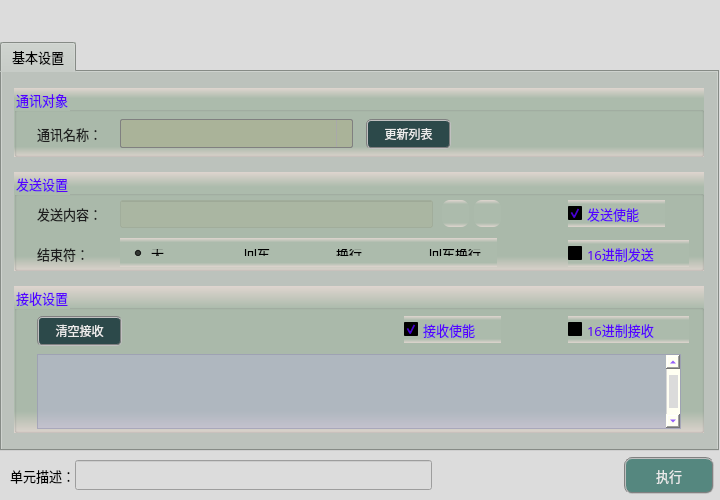
<?xml version="1.0" encoding="UTF-8"?>
<ui version="4.0">
 <class>frmSerialPortClass</class>
 <widget class="QDialog" name="frmSerialPortClass">
  <property name="geometry">
   <rect>
    <x>0</x>
    <y>0</y>
    <width>720</width>
    <height>500</height>
   </rect>
  </property>
  <property name="sizePolicy">
   <sizepolicy hsizetype="Fixed" vsizetype="Fixed">
    <horstretch>0</horstretch>
    <verstretch>0</verstretch>
   </sizepolicy>
  </property>
  <property name="minimumSize">
   <size>
    <width>720</width>
    <height>500</height>
   </size>
  </property>
  <property name="maximumSize">
   <size>
    <width>720</width>
    <height>500</height>
   </size>
  </property>
  <property name="windowTitle">
   <string>串口通信</string>
  </property>
  <property name="styleSheet">
   <string notr="true">background-color: rgb(220, 220, 220);</string>
  </property>
  <layout class="QGridLayout" name="gridLayout">
   <property name="leftMargin">
    <number>0</number>
   </property>
   <property name="topMargin">
    <number>0</number>
   </property>
   <property name="rightMargin">
    <number>0</number>
   </property>
   <property name="bottomMargin">
    <number>0</number>
   </property>
   <property name="spacing">
    <number>1</number>
   </property>
   <item row="2" column="0">
    <spacer name="verticalSpacer_4">
     <property name="orientation">
      <enum>Qt::Vertical</enum>
     </property>
     <property name="sizeType">
      <enum>QSizePolicy::Fixed</enum>
     </property>
     <property name="sizeHint" stdset="0">
      <size>
       <width>20</width>
       <height>5</height>
      </size>
     </property>
    </spacer>
   </item>
   <item row="3" column="0" colspan="2">
    <layout class="QHBoxLayout" name="horizontalLayout">
     <property name="spacing">
      <number>0</number>
     </property>
     <property name="bottomMargin">
      <number>6</number>
     </property>
     <item>
      <spacer name="horizontalSpacer">
       <property name="orientation">
        <enum>Qt::Horizontal</enum>
       </property>
       <property name="sizeType">
        <enum>QSizePolicy::Fixed</enum>
       </property>
       <property name="sizeHint" stdset="0">
        <size>
         <width>10</width>
         <height>20</height>
        </size>
       </property>
      </spacer>
     </item>
     <item>
      <widget class="QLabel" name="label_3">
       <property name="sizePolicy">
        <sizepolicy hsizetype="Fixed" vsizetype="Fixed">
         <horstretch>0</horstretch>
         <verstretch>0</verstretch>
        </sizepolicy>
       </property>
       <property name="maximumSize">
        <size>
         <width>83</width>
         <height>25</height>
        </size>
       </property>
       <property name="font">
        <font>
         <family>微软雅黑</family>
         <pointsize>10</pointsize>
        </font>
       </property>
       <property name="styleSheet">
        <string notr="true">background-color: rgba(255, 255, 255, 0);</string>
       </property>
       <property name="text">
        <string>单元描述：</string>
       </property>
      </widget>
     </item>
     <item>
      <widget class="QLineEdit" name="txtDescribe">
       <property name="sizePolicy">
        <sizepolicy hsizetype="Fixed" vsizetype="Fixed">
         <horstretch>0</horstretch>
         <verstretch>0</verstretch>
        </sizepolicy>
       </property>
       <property name="minimumSize">
        <size>
         <width>357</width>
         <height>30</height>
        </size>
       </property>
       <property name="maximumSize">
        <size>
         <width>16777215</width>
         <height>30</height>
        </size>
       </property>
       <property name="font">
        <font>
         <family>微软雅黑</family>
         <pointsize>10</pointsize>
        </font>
       </property>
      </widget>
     </item>
     <item>
      <spacer name="horizontalSpacer_8">
       <property name="orientation">
        <enum>Qt::Horizontal</enum>
       </property>
       <property name="sizeHint" stdset="0">
        <size>
         <width>40</width>
         <height>20</height>
        </size>
       </property>
      </spacer>
     </item>
     <item>
      <widget class="QPushButton" name="btnExecute">
       <property name="minimumSize">
        <size>
         <width>90</width>
         <height>37</height>
        </size>
       </property>
       <property name="font">
        <font>
         <family>微软雅黑</family>
         <pointsize>10</pointsize>
        </font>
       </property>
       <property name="styleSheet">
        <string notr="true">QWidget{ background-color: rgb(85, 135, 127);}
QWidget{ color: rgb(235, 235, 235);}
QWidget{ border: 2px groove gray;border-radius: 8px;padding: 2px 4px;}
QPushButton:hover{ background-color: rgb(85, 155, 127);}
QPushButton:pressed{background-color: rgb(85, 175, 127);}</string>
       </property>
       <property name="text">
        <string>执行</string>
       </property>
      </widget>
     </item>
     <item>
      <spacer name="horizontalSpacer_2">
       <property name="orientation">
        <enum>Qt::Horizontal</enum>
       </property>
       <property name="sizeType">
        <enum>QSizePolicy::Fixed</enum>
       </property>
       <property name="sizeHint" stdset="0">
        <size>
         <width>6</width>
         <height>20</height>
        </size>
       </property>
      </spacer>
     </item>
    </layout>
   </item>
   <item row="0" column="0">
    <spacer name="verticalSpacer_2">
     <property name="orientation">
      <enum>Qt::Vertical</enum>
     </property>
     <property name="sizeType">
      <enum>QSizePolicy::Fixed</enum>
     </property>
     <property name="sizeHint" stdset="0">
      <size>
       <width>20</width>
       <height>42</height>
      </size>
     </property>
    </spacer>
   </item>
   <item row="1" column="0">
    <widget class="QTabWidget" name="tabWidget">
     <property name="sizePolicy">
      <sizepolicy hsizetype="Expanding" vsizetype="Expanding">
       <horstretch>0</horstretch>
       <verstretch>0</verstretch>
      </sizepolicy>
     </property>
     <property name="minimumSize">
      <size>
       <width>0</width>
       <height>0</height>
      </size>
     </property>
     <property name="maximumSize">
      <size>
       <width>16777215</width>
       <height>16777215</height>
      </size>
     </property>
     <property name="font">
      <font>
       <family>微软雅黑</family>
       <pointsize>10</pointsize>
      </font>
     </property>
     <property name="styleSheet">
      <string notr="true">background-color: #bcc2bc;</string>
     </property>
     <property name="currentIndex">
      <number>0</number>
     </property>
     <widget class="QWidget" name="tab">
      <attribute name="title">
       <string>基本设置</string>
      </attribute>
      <widget class="QGroupBox" name="groupC">
       <property name="geometry">
        <rect>
         <x>12</x>
         <y>16</y>
         <width>690</width>
         <height>69</height>
        </rect>
       </property>
       <property name="font">
        <font>
         <family>微软雅黑</family>
         <pointsize>10</pointsize>
        </font>
       </property>
       <property name="styleSheet">
        <string notr="true">background-color: qlineargradient(x1:0, y1:0, x2:0, y2:1, stop:0 #dfd5cf, stop: 0.15 #acbbac, stop: 0.85 #acbbac,stop:1 #dfd5cf);
color: rgb(85, 0, 255);</string>
       </property>
       <property name="title">
        <string>通讯对象</string>
       </property>
       <widget class="QLabel" name="lblMsg">
        <property name="geometry">
         <rect>
          <x>268</x>
          <y>37</y>
          <width>299</width>
          <height>19</height>
         </rect>
        </property>
        <property name="font">
         <font>
          <family>微软雅黑</family>
          <pointsize>10</pointsize>
         </font>
        </property>
        <property name="styleSheet">
         <string notr="true">color: rgb(85, 85, 127);
background-color: rgba(0, 0, 0, 0);</string>
        </property>
        <property name="text">
         <string/>
        </property>
       </widget>
       <widget class="QLabel" name="label_8">
        <property name="geometry">
         <rect>
          <x>23</x>
          <y>36</y>
          <width>83</width>
          <height>19</height>
         </rect>
        </property>
        <property name="font">
         <font>
          <family>微软雅黑</family>
          <pointsize>10</pointsize>
         </font>
        </property>
        <property name="styleSheet">
         <string notr="true">color: rgb(30, 30, 30);
background-color: rgba(0, 0, 0, 0);</string>
        </property>
        <property name="text">
         <string>通讯名称：</string>
        </property>
       </widget>
       <widget class="QComboBox" name="comboCommName">
        <property name="geometry">
         <rect>
          <x>106</x>
          <y>31</y>
          <width>233</width>
          <height>29</height>
         </rect>
        </property>
        <property name="font">
         <font>
          <family>微软雅黑</family>
          <pointsize>10</pointsize>
         </font>
        </property>
        <property name="styleSheet">
         <string notr="true">QComboBox {
    border: 1px solid gray;
    border-radius: 2px;    
    color: rgb(0, 0, 200);
	background-color: rgba(170, 170, 127,100);
}
QComboBox::drop-down {
    subcontrol-origin: padding;
    subcontrol-position: top right;
    width: 15px; 
    border-left-width: 1px;
    border-left-color: darkgray;
    border-left-style: solid;
    border-top-right-radius: 3px;
    border-bottom-right-radius: 3px;
}

QComboBox::down-arrow {
    image: url(:/resource/down.png);
} 
QComboBox::down-arrow:on {
    top: 1px;
    left: 1px;
}</string>
        </property>
       </widget>
       <widget class="QPushButton" name="btnUpdata">
        <property name="geometry">
         <rect>
          <x>352</x>
          <y>31</y>
          <width>85</width>
          <height>30</height>
         </rect>
        </property>
        <property name="sizePolicy">
         <sizepolicy hsizetype="Fixed" vsizetype="Fixed">
          <horstretch>0</horstretch>
          <verstretch>0</verstretch>
         </sizepolicy>
        </property>
        <property name="minimumSize">
         <size>
          <width>60</width>
          <height>30</height>
         </size>
        </property>
        <property name="font">
         <font>
          <family>微软雅黑</family>
          <pointsize>9</pointsize>
         </font>
        </property>
        <property name="styleSheet">
         <string notr="true">QWidget{ background-color: rgba(9, 42, 47, 200);}
QWidget{ color: rgb(235, 235, 235);}
QWidget{ border: 2px groove gray;border-radius: 5px;padding: 2px 4px;}
QPushButton:hover{ background-color: rgb(9, 62, 52);}
QPushButton:pressed{background-color: rgb(9, 82, 72);}</string>
        </property>
        <property name="text">
         <string>更新列表</string>
        </property>
       </widget>
      </widget>
      <widget class="QGroupBox" name="groupC2">
       <property name="geometry">
        <rect>
         <x>12</x>
         <y>100</y>
         <width>690</width>
         <height>99</height>
        </rect>
       </property>
       <property name="font">
        <font>
         <family>微软雅黑</family>
         <pointsize>10</pointsize>
        </font>
       </property>
       <property name="styleSheet">
        <string notr="true">background-color: qlineargradient(x1:0, y1:0, x2:0, y2:1, stop:0 #dfd5cf, stop: 0.15 #acbbac, stop: 0.85 #acbbac,stop:1 #dfd5cf);
color: rgb(85, 0, 255);</string>
       </property>
       <property name="title">
        <string>发送设置</string>
       </property>
       <widget class="QPushButton" name="btnDelLinkContent">
        <property name="geometry">
         <rect>
          <x>460</x>
          <y>28</y>
          <width>27</width>
          <height>27</height>
         </rect>
        </property>
        <property name="toolTip">
         <string>删除发送内容链接</string>
        </property>
        <property name="styleSheet">
         <string notr="true">QWidget{ border:none;border-radius: 8px;padding: 2px 4px;}
QPushButton:hover{ background-color: rgba(226, 142, 162, 100);}
QPushButton:pressed{background-color: rgba(226, 172, 162, 200);}</string>
        </property>
        <property name="text">
         <string/>
        </property>
        <property name="icon">
         <iconset resource="sub_res.qrc">
          <normaloff>:/resource/del_link.png</normaloff>:/resource/del_link.png</iconset>
        </property>
        <property name="iconSize">
         <size>
          <width>27</width>
          <height>27</height>
         </size>
        </property>
       </widget>
       <widget class="QPushButton" name="btnLinkContent">
        <property name="geometry">
         <rect>
          <x>428</x>
          <y>28</y>
          <width>27</width>
          <height>27</height>
         </rect>
        </property>
        <property name="toolTip">
         <string>链接发送内容</string>
        </property>
        <property name="styleSheet">
         <string notr="true">QWidget{ border:none;border-radius: 8px;padding: 2px 4px;}
QPushButton:hover{ background-color: rgba(85, 150, 127, 100);}
QPushButton:pressed{background-color: rgba(85, 180, 127, 160);}</string>
        </property>
        <property name="text">
         <string/>
        </property>
        <property name="icon">
         <iconset resource="sub_res.qrc">
          <normaloff>:/resource/link.png</normaloff>:/resource/link.png</iconset>
        </property>
        <property name="iconSize">
         <size>
          <width>27</width>
          <height>27</height>
         </size>
        </property>
       </widget>
       <widget class="QLabel" name="label_4">
        <property name="geometry">
         <rect>
          <x>23</x>
          <y>32</y>
          <width>81</width>
          <height>19</height>
         </rect>
        </property>
        <property name="font">
         <font>
          <family>微软雅黑</family>
          <pointsize>10</pointsize>
         </font>
        </property>
        <property name="styleSheet">
         <string notr="true">color: rgb(30, 30, 30);
background-color: rgba(0, 0, 0, 0);</string>
        </property>
        <property name="text">
         <string>发送内容：</string>
        </property>
       </widget>
       <widget class="QLineEdit" name="txtLinkContent">
        <property name="geometry">
         <rect>
          <x>106</x>
          <y>28</y>
          <width>313</width>
          <height>28</height>
         </rect>
        </property>
        <property name="font">
         <font>
          <family>微软雅黑</family>
          <pointsize>10</pointsize>
         </font>
        </property>
        <property name="toolTip">
         <string>全局变量QString类型</string>
        </property>
        <property name="styleSheet">
         <string notr="true">color: rgb(0, 0, 200);
background-color: rgba(170, 170, 127,50);</string>
        </property>
        <property name="alignment">
         <set>Qt::AlignCenter</set>
        </property>
        <property name="readOnly">
         <bool>true</bool>
        </property>
       </widget>
       <widget class="QCheckBox" name="chkComHexSend">
        <property name="geometry">
         <rect>
          <x>554</x>
          <y>68</y>
          <width>121</width>
          <height>27</height>
         </rect>
        </property>
        <property name="sizePolicy">
         <sizepolicy hsizetype="Fixed" vsizetype="Fixed">
          <horstretch>0</horstretch>
          <verstretch>0</verstretch>
         </sizepolicy>
        </property>
        <property name="font">
         <font>
          <family>微软雅黑</family>
          <pointsize>10</pointsize>
         </font>
        </property>
        <property name="styleSheet">
         <string notr="true">QCheckBox{
    color: rgb(30, 30, 30);
	border-style: flat;
	background: transparent;
}
QCheckBox::indicator {
    width: 17px;
    height: 17px;    
}
QCheckBox::indicator::unchecked {
    image: url(:/resource/untick.png);
}
QCheckBox::indicator::checked {
    image: url(:/resource/tick.png);
};</string>
        </property>
        <property name="text">
         <string>16进制发送</string>
        </property>
        <property name="iconSize">
         <size>
          <width>22</width>
          <height>22</height>
         </size>
        </property>
       </widget>
       <widget class="QLabel" name="label_5">
        <property name="geometry">
         <rect>
          <x>23</x>
          <y>72</y>
          <width>81</width>
          <height>19</height>
         </rect>
        </property>
        <property name="font">
         <font>
          <family>微软雅黑</family>
          <pointsize>10</pointsize>
         </font>
        </property>
        <property name="styleSheet">
         <string notr="true">color: rgb(30, 30, 30);
background-color: rgba(0, 0, 0, 0);</string>
        </property>
        <property name="text">
         <string>结束符：</string>
        </property>
       </widget>
       <widget class="QWidget" name="horizontalLayoutWidget">
        <property name="geometry">
         <rect>
          <x>106</x>
          <y>66</y>
          <width>377</width>
          <height>29</height>
         </rect>
        </property>
        <layout class="QHBoxLayout" name="horizontalLayout_2">
         <property name="spacing">
          <number>22</number>
         </property>
         <item>
          <widget class="QRadioButton" name="radioEndNull">
           <property name="font">
            <font>
             <family>微软雅黑</family>
             <pointsize>10</pointsize>
            </font>
           </property>
           <property name="styleSheet">
            <string notr="true">background: transparent;
color: rgb(0, 0, 0);</string>
           </property>
           <property name="text">
            <string>无</string>
           </property>
           <property name="checked">
            <bool>true</bool>
           </property>
          </widget>
         </item>
         <item>
          <widget class="QRadioButton" name="radioEndEnter">
           <property name="font">
            <font>
             <family>微软雅黑</family>
             <pointsize>10</pointsize>
            </font>
           </property>
           <property name="styleSheet">
            <string notr="true">background: transparent;
color: rgb(0, 0, 0);</string>
           </property>
           <property name="text">
            <string>回车</string>
           </property>
          </widget>
         </item>
         <item>
          <widget class="QRadioButton" name="radioEndNewline">
           <property name="font">
            <font>
             <family>微软雅黑</family>
             <pointsize>10</pointsize>
            </font>
           </property>
           <property name="styleSheet">
            <string notr="true">background: transparent;
color: rgb(0, 0, 0);</string>
           </property>
           <property name="text">
            <string>换行</string>
           </property>
          </widget>
         </item>
         <item>
          <widget class="QRadioButton" name="radioEndEnterNewline">
           <property name="font">
            <font>
             <family>微软雅黑</family>
             <pointsize>10</pointsize>
            </font>
           </property>
           <property name="styleSheet">
            <string notr="true">background: transparent;
color: rgb(0, 0, 0);</string>
           </property>
           <property name="text">
            <string>回车换行</string>
           </property>
          </widget>
         </item>
        </layout>
       </widget>
       <widget class="QCheckBox" name="chkSendEnable">
        <property name="geometry">
         <rect>
          <x>554</x>
          <y>28</y>
          <width>97</width>
          <height>27</height>
         </rect>
        </property>
        <property name="sizePolicy">
         <sizepolicy hsizetype="Fixed" vsizetype="Fixed">
          <horstretch>0</horstretch>
          <verstretch>0</verstretch>
         </sizepolicy>
        </property>
        <property name="font">
         <font>
          <family>微软雅黑</family>
          <pointsize>10</pointsize>
         </font>
        </property>
        <property name="styleSheet">
         <string notr="true">QCheckBox{
    color: rgb(30, 30, 30);
	border-style: flat;
	background: transparent;
}
QCheckBox::indicator {
    width: 17px;
    height: 17px;    
}
QCheckBox::indicator::unchecked {
    image: url(:/resource/untick.png);
}
QCheckBox::indicator::checked {
    image: url(:/resource/tick.png);
};</string>
        </property>
        <property name="text">
         <string>发送使能</string>
        </property>
        <property name="iconSize">
         <size>
          <width>22</width>
          <height>22</height>
         </size>
        </property>
        <property name="checked">
         <bool>true</bool>
        </property>
       </widget>
      </widget>
      <widget class="QGroupBox" name="groupC3">
       <property name="geometry">
        <rect>
         <x>12</x>
         <y>214</y>
         <width>690</width>
         <height>147</height>
        </rect>
       </property>
       <property name="font">
        <font>
         <family>微软雅黑</family>
         <pointsize>10</pointsize>
        </font>
       </property>
       <property name="styleSheet">
        <string notr="true">background-color: qlineargradient(x1:0, y1:0, x2:0, y2:1, stop:0 #dfd5cf, stop: 0.15 #acbbac, stop: 0.85 #acbbac,stop:1 #dfd5cf);
color: rgb(85, 0, 255);</string>
       </property>
       <property name="title">
        <string>接收设置</string>
       </property>
       <widget class="QCheckBox" name="chkComHexReceive">
        <property name="geometry">
         <rect>
          <x>554</x>
          <y>30</y>
          <width>121</width>
          <height>27</height>
         </rect>
        </property>
        <property name="sizePolicy">
         <sizepolicy hsizetype="Fixed" vsizetype="Fixed">
          <horstretch>0</horstretch>
          <verstretch>0</verstretch>
         </sizepolicy>
        </property>
        <property name="font">
         <font>
          <family>微软雅黑</family>
          <pointsize>10</pointsize>
         </font>
        </property>
        <property name="styleSheet">
         <string notr="true">QCheckBox{
    color: rgb(30, 30, 30);
	border-style: flat;
	background: transparent;
}
QCheckBox::indicator {
    width: 17px;
    height: 17px;    
}
QCheckBox::indicator::unchecked {
    image: url(:/resource/untick.png);
}
QCheckBox::indicator::checked {
    image: url(:/resource/tick.png);
};</string>
        </property>
        <property name="text">
         <string>16进制接收</string>
        </property>
        <property name="iconSize">
         <size>
          <width>22</width>
          <height>22</height>
         </size>
        </property>
       </widget>
       <widget class="QPushButton" name="btnComClear">
        <property name="geometry">
         <rect>
          <x>23</x>
          <y>30</y>
          <width>85</width>
          <height>30</height>
         </rect>
        </property>
        <property name="font">
         <font>
          <family>微软雅黑</family>
         </font>
        </property>
        <property name="styleSheet">
         <string notr="true">QWidget{ background-color: rgba(9, 42, 47, 200);}
QWidget{ color: rgb(235, 235, 235);}
QWidget{ border: 2px groove gray;border-radius: 5px;padding: 2px 4px;}
QPushButton:hover{ background-color: rgb(9, 62, 52);}
QPushButton:pressed{background-color: rgb(9, 82, 72);}</string>
        </property>
        <property name="text">
         <string>清空接收</string>
        </property>
       </widget>
       <widget class="QTextEdit" name="txtComReceiveData">
        <property name="geometry">
         <rect>
          <x>23</x>
          <y>68</y>
          <width>644</width>
          <height>75</height>
         </rect>
        </property>
        <property name="styleSheet">
         <string notr="true">QTextEdit         
{
    background-color: rgba(180, 180, 215,120);    
    gridline-color: rgba(220, 220, 255,255);
    color: rgba(20, 20, 20,200);
}
QScrollBar:vertical{ 
		background:#FFFFF2;
		padding-top:20px;
		padding-bottom:20px;
		padding-left:2px;
		padding-right:2px;
		border-left:1px solid #d7d7d7;}
QScrollBar::handle:vertical{
		background:#dbdbdb;
		border-radius:6px;
		min-height:20px;}
QScrollBar::handle:vertical:hover{
		background:#d0d0d0;}
QScrollBar::add-line:vertical{
		background:url(:/resource/down.png) center no-repeat;}
QScrollBar::sub-line:vertical{
		background:url(:/resource/up.png) center no-repeat;}
QScrollBar:horizontal{ 
		background:#FFFFF2;
		padding-top:20px;
		padding-bottom:20px;
		padding-left:2px;
		padding-right:2px;
		border-left:1px solid #d7d7d7;}
QScrollBar::handle:horizontal{
		background:#dbdbdb;
		border-radius:6px;
		min-height:20px;}
QScrollBar::handle:horizontal:hover{
		background:#d0d0d0;}
QScrollBar::add-line:horizontal{
		background:url(:/resource/right.png) center no-repeat;}
QScrollBar::sub-line:horizontal{
		background:url(:/resource/left.png) center no-repeat;}</string>
        </property>
        <property name="verticalScrollBarPolicy">
         <enum>Qt::ScrollBarAlwaysOn</enum>
        </property>
       </widget>
       <widget class="QCheckBox" name="chkReceiveEnable">
        <property name="geometry">
         <rect>
          <x>390</x>
          <y>30</y>
          <width>97</width>
          <height>27</height>
         </rect>
        </property>
        <property name="sizePolicy">
         <sizepolicy hsizetype="Fixed" vsizetype="Fixed">
          <horstretch>0</horstretch>
          <verstretch>0</verstretch>
         </sizepolicy>
        </property>
        <property name="font">
         <font>
          <family>微软雅黑</family>
          <pointsize>10</pointsize>
         </font>
        </property>
        <property name="styleSheet">
         <string notr="true">QCheckBox{
    color: rgb(30, 30, 30);
	border-style: flat;
	background: transparent;
}
QCheckBox::indicator {
    width: 17px;
    height: 17px;    
}
QCheckBox::indicator::unchecked {
    image: url(:/resource/untick.png);
}
QCheckBox::indicator::checked {
    image: url(:/resource/tick.png);
};</string>
        </property>
        <property name="text">
         <string>接收使能</string>
        </property>
        <property name="iconSize">
         <size>
          <width>22</width>
          <height>22</height>
         </size>
        </property>
        <property name="checked">
         <bool>true</bool>
        </property>
       </widget>
      </widget>
     </widget>
    </widget>
   </item>
  </layout>
 </widget>
 <layoutdefault spacing="6" margin="11"/>
 <resources>
  <include location="sub_res.qrc"/>
  <include location="../../LogicalTools/LogicGoto/sub_res.qrc"/>
 </resources>
 <connections/>
</ui>
